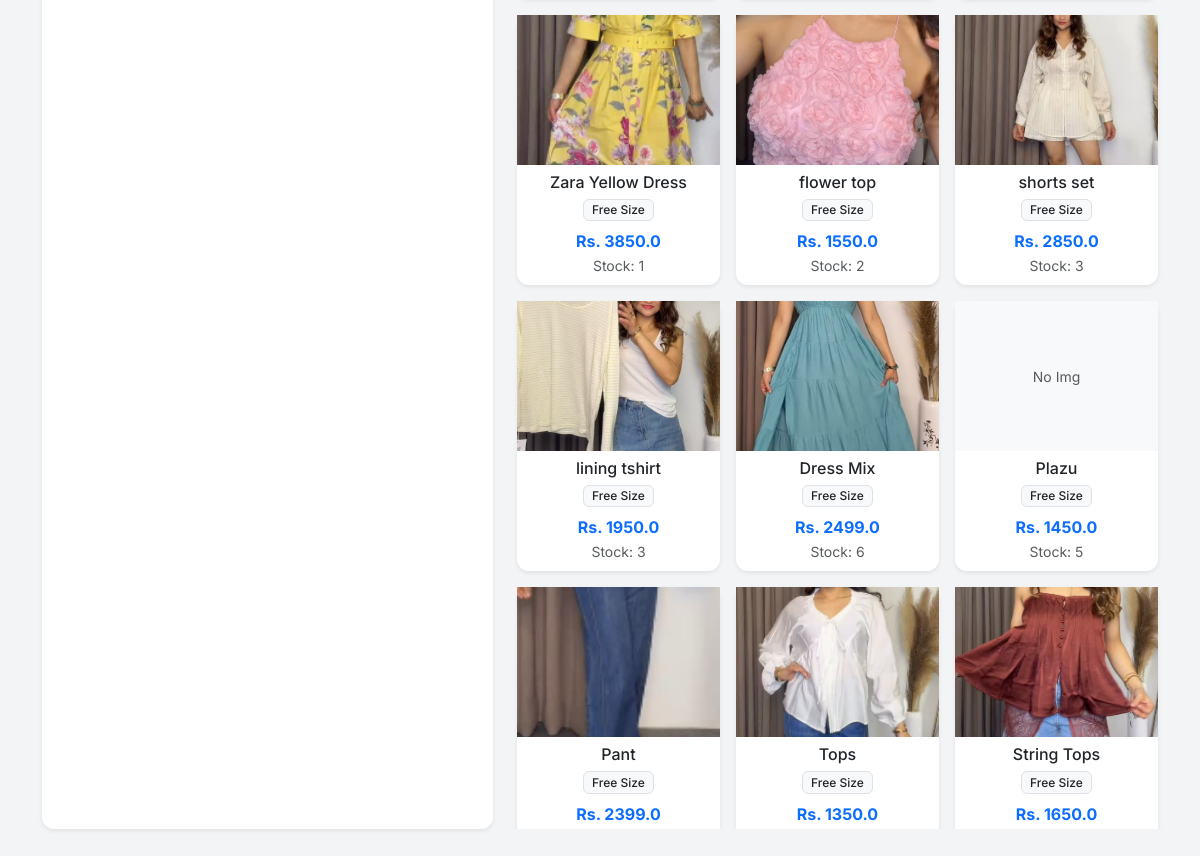
The app's page /new_order (lower part), older data.
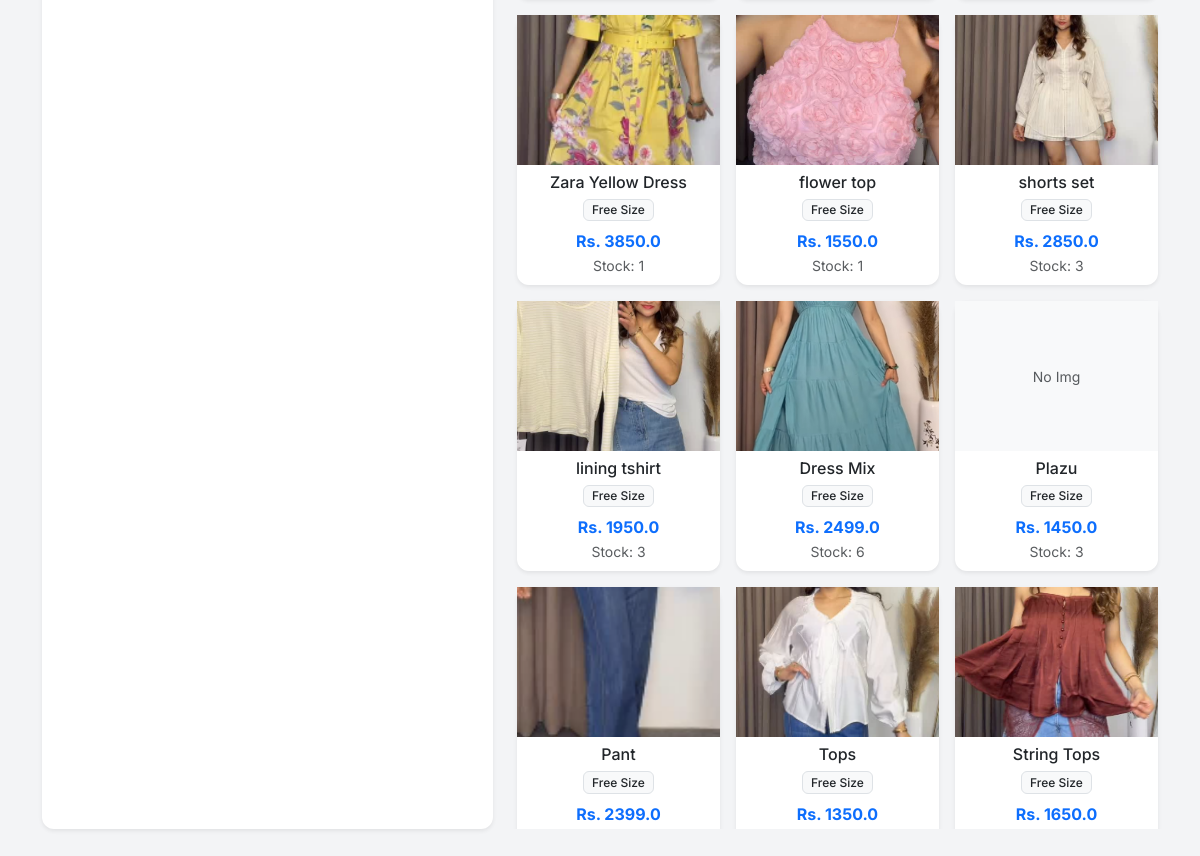
The same page, newer data.
### app.py (models this page shows)
class Product(db.Model):
    id = db.Column(db.Integer, primary_key=True)
    sku = db.Column(db.String(50), unique=True, nullable=True)
    name = db.Column(db.String(100), nullable=False)
    size = db.Column(db.String(10), nullable=False)
    cost_price = db.Column(db.Float, default=0.0)
    price = db.Column(db.Float, nullable=False)
    stock = db.Column(db.Integer, default=0)
    image = db.Column(db.String(100), nullable=True)

### app.py (the view)
@app.route('/new_order')
def new_order():
    products = Product.query.filter(Product.stock > 0).all()
    return render_template('new_order.html', products=products)

### templates/new_order.html (shortened to what this page needs)
{% extends "layout.html" %}
{% block content %}
<div class="row h-100">
    <div class="col-md-5">
        <div class="card shadow-sm h-100">
            <div class="card-body d-flex flex-column">
            </div>
        </div>
    </div>
    <div class="col-md-7">
        <div class="row row-cols-1 row-cols-md-3 g-3" id="productGrid" style="max-height: 80vh; overflow-y: auto;">
            {% for p in products %}
            <div class="col product-card-col" data-name="{{ p.name.lower() }} {{ p.sku.lower() if p.sku else '' }}">
                <div class="card h-100 shadow-sm border-0" onclick="addToCart({{ p.id }}, '{{ p.name }}', '{{ p.size }}', {{ p.price }}, {{ p.stock }})" style="cursor: pointer;">
                    <div style="height: 150px; overflow: hidden; background-color: #f8f9fa;" class="d-flex align-items-center justify-content-center">
                        {% if p.image %}
                        <img src="{{ url_for('static', filename='uploads/' + p.image) }}" style="width: 100%; height: 100%; object-fit: cover;">
                        {% else %}
                        <span class="text-muted small">No Img</span>
                        {% endif %}
                    </div>
                    <div class="card-body p-2 text-center">
                        <h6 class="card-title mb-1 text-truncate">{{ p.name }}</h6>
                        <span class="badge bg-light text-dark border">{{ p.size }}</span>
                        <div class="mt-2 text-primary fw-bold">Rs. {{ p.price }}</div>
                        <small class="text-muted">Stock: {{ p.stock }}</small>
                    </div>
                </div>
            </div>
            {% endfor %}
        </div>
    </div>
</div>
{% endblock %}

Row changes from the older to the newer data that the page shows:
changed Product "flower top": stock "2" → "1"
changed Product "Plazu": stock "5" → "3"
